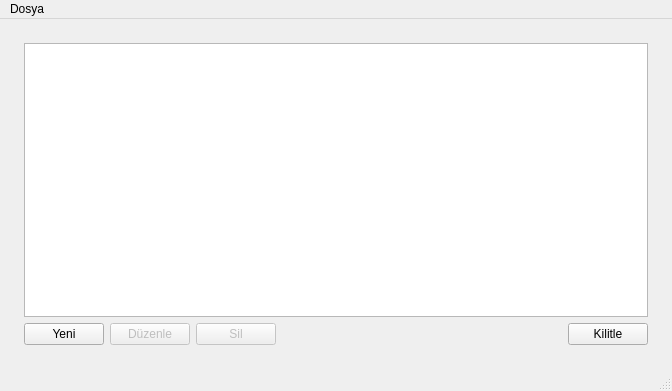
<?xml version="1.0" encoding="UTF-8"?>
<ui version="4.0">
 <class>Window</class>
 <widget class="QMainWindow" name="Window">
  <property name="windowModality">
   <enum>Qt::ApplicationModal</enum>
  </property>
  <property name="geometry">
   <rect>
    <x>0</x>
    <y>0</y>
    <width>672</width>
    <height>391</height>
   </rect>
  </property>
  <property name="windowTitle">
   <string>Note App</string>
  </property>
  <widget class="QWidget" name="centralwidget">
   <layout class="QVBoxLayout" name="verticalLayout">
    <item>
     <layout class="QVBoxLayout" name="verticalLayout_2">
      <property name="leftMargin">
       <number>15</number>
      </property>
      <property name="topMargin">
       <number>15</number>
      </property>
      <property name="rightMargin">
       <number>15</number>
      </property>
      <property name="bottomMargin">
       <number>15</number>
      </property>
      <item>
       <widget class="QListWidget" name="list_notes"/>
      </item>
      <item>
       <layout class="QHBoxLayout" name="horizontalLayout">
        <item>
         <widget class="QPushButton" name="button_newNote">
          <property name="text">
           <string>Yeni</string>
          </property>
         </widget>
        </item>
        <item>
         <widget class="QPushButton" name="button_editNote">
          <property name="enabled">
           <bool>false</bool>
          </property>
          <property name="text">
           <string>Düzenle</string>
          </property>
         </widget>
        </item>
        <item>
         <widget class="QPushButton" name="button_deleteNote">
          <property name="enabled">
           <bool>false</bool>
          </property>
          <property name="text">
           <string>Sil</string>
          </property>
         </widget>
        </item>
        <item>
         <spacer name="horizontalSpacer">
          <property name="orientation">
           <enum>Qt::Horizontal</enum>
          </property>
          <property name="sizeHint" stdset="0">
           <size>
            <width>40</width>
            <height>20</height>
           </size>
          </property>
         </spacer>
        </item>
        <item>
         <widget class="QPushButton" name="button_lock">
          <property name="text">
           <string>Kilitle</string>
          </property>
         </widget>
        </item>
       </layout>
      </item>
     </layout>
    </item>
   </layout>
  </widget>
  <widget class="QMenuBar" name="menubar">
   <property name="geometry">
    <rect>
     <x>0</x>
     <y>0</y>
     <width>672</width>
     <height>26</height>
    </rect>
   </property>
   <widget class="QMenu" name="menuDosya">
    <property name="title">
     <string>Dosya</string>
    </property>
    <addaction name="actionNewNote"/>
    <addaction name="actionEditNote"/>
    <addaction name="actionDeleteNote"/>
    <addaction name="separator"/>
    <addaction name="actionLock"/>
    <addaction name="separator"/>
    <addaction name="actionClose"/>
   </widget>
   <addaction name="menuDosya"/>
  </widget>
  <widget class="QStatusBar" name="statusbar"/>
  <action name="actionNewNote">
   <property name="text">
    <string>Yeni</string>
   </property>
  </action>
  <action name="actionEditNote">
   <property name="text">
    <string>Düzenle</string>
   </property>
  </action>
  <action name="actionDeleteNote">
   <property name="text">
    <string>Sil</string>
   </property>
  </action>
  <action name="actionLock">
   <property name="text">
    <string>Kilitle</string>
   </property>
  </action>
  <action name="actionClose">
   <property name="text">
    <string>Çıkış</string>
   </property>
  </action>
 </widget>
 <resources/>
 <connections>
  <connection>
   <sender>actionLock</sender>
   <signal>triggered()</signal>
   <receiver>button_lock</receiver>
   <slot>click()</slot>
   <hints>
    <hint type="sourcelabel">
     <x>-1</x>
     <y>-1</y>
    </hint>
    <hint type="destinationlabel">
     <x>611</x>
     <y>364</y>
    </hint>
   </hints>
  </connection>
  <connection>
   <sender>actionNewNote</sender>
   <signal>triggered()</signal>
   <receiver>button_newNote</receiver>
   <slot>click()</slot>
   <hints>
    <hint type="sourcelabel">
     <x>-1</x>
     <y>-1</y>
    </hint>
    <hint type="destinationlabel">
     <x>59</x>
     <y>364</y>
    </hint>
   </hints>
  </connection>
  <connection>
   <sender>actionEditNote</sender>
   <signal>triggered()</signal>
   <receiver>button_editNote</receiver>
   <slot>click()</slot>
   <hints>
    <hint type="sourcelabel">
     <x>-1</x>
     <y>-1</y>
    </hint>
    <hint type="destinationlabel">
     <x>159</x>
     <y>364</y>
    </hint>
   </hints>
  </connection>
  <connection>
   <sender>actionDeleteNote</sender>
   <signal>triggered()</signal>
   <receiver>button_deleteNote</receiver>
   <slot>click()</slot>
   <hints>
    <hint type="sourcelabel">
     <x>259</x>
     <y>364</y>
    </hint>
    <hint type="destinationlabel">
     <x>259</x>
     <y>364</y>
    </hint>
   </hints>
  </connection>
 </connections>
</ui>
